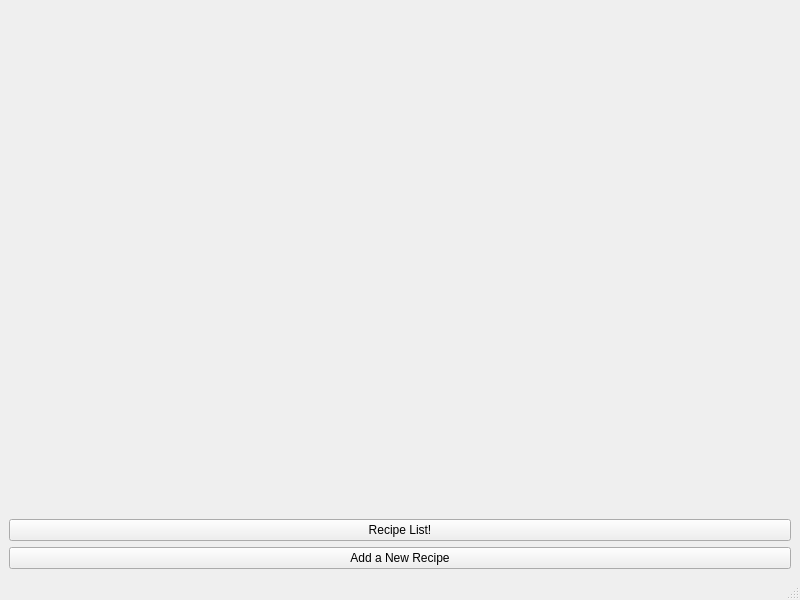
<?xml version="1.0" encoding="UTF-8"?>
<ui version="4.0">
 <class>MainWindow</class>
 <widget class="QMainWindow" name="MainWindow">
  <property name="geometry">
   <rect>
    <x>0</x>
    <y>0</y>
    <width>800</width>
    <height>600</height>
   </rect>
  </property>
  <property name="windowTitle">
   <string>MainWindow</string>
  </property>
  <widget class="QWidget" name="centralwidget">
   <layout class="QVBoxLayout" name="verticalLayout">
    <item>
     <widget class="QLabel" name="label_logo">
      <property name="text">
       <string/>
      </property>
      <property name="scaledContents">
       <bool>true</bool>
      </property>
     </widget>
    </item>
    <item>
     <widget class="QPushButton" name="pushButton">
      <property name="text">
       <string>Recipe List!</string>
      </property>
     </widget>
    </item>
    <item>
     <widget class="QPushButton" name="pushButton_2">
      <property name="text">
       <string>Add a New Recipe</string>
      </property>
     </widget>
    </item>
   </layout>
  </widget>
  <widget class="QMenuBar" name="menubar">
   <property name="geometry">
    <rect>
     <x>0</x>
     <y>0</y>
     <width>800</width>
     <height>26</height>
    </rect>
   </property>
  </widget>
  <widget class="QStatusBar" name="statusbar"/>
 </widget>
 <resources/>
 <connections/>
</ui>
